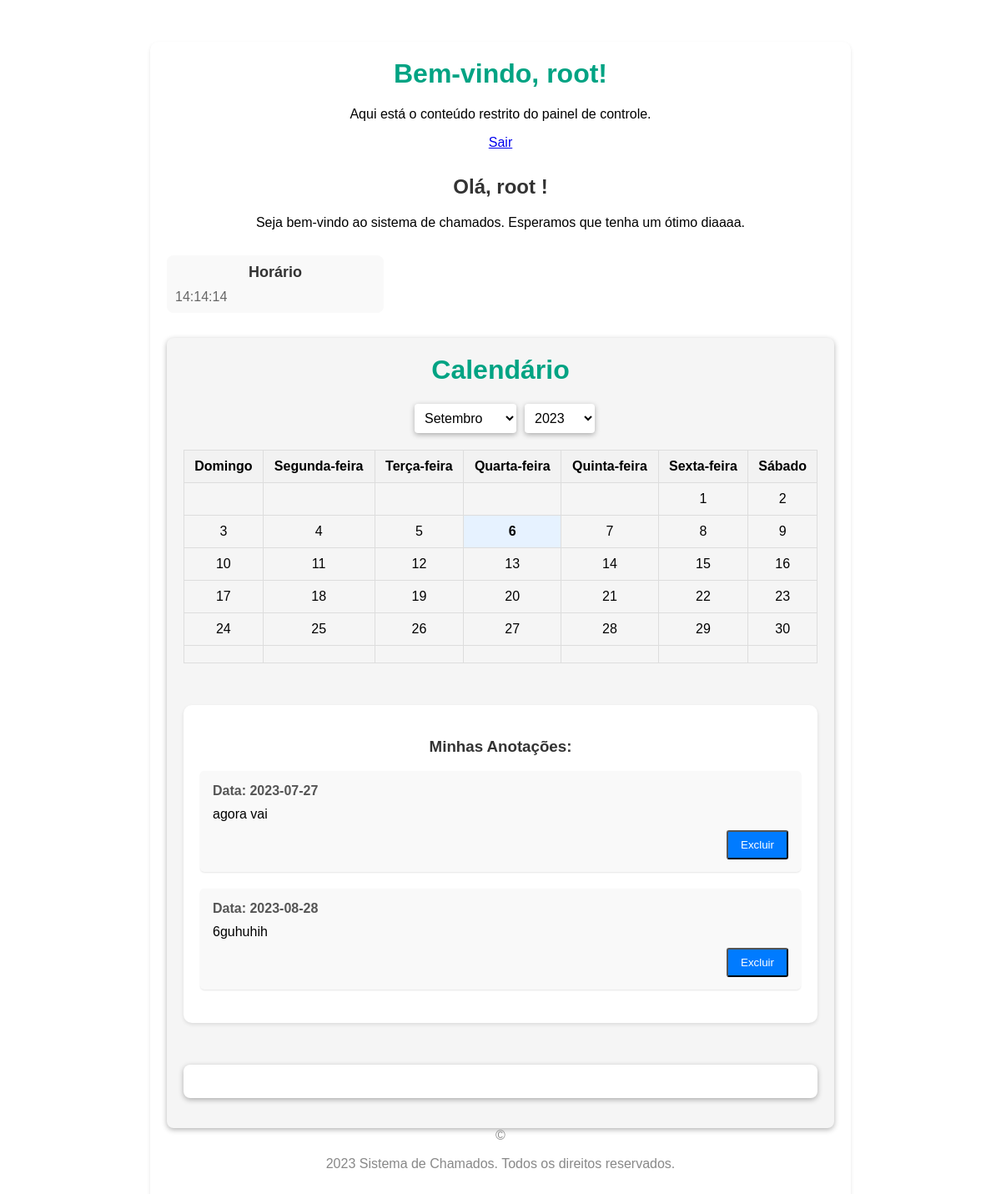
The page /PaginaInicial.php (signed in) on the database as committed earlier.
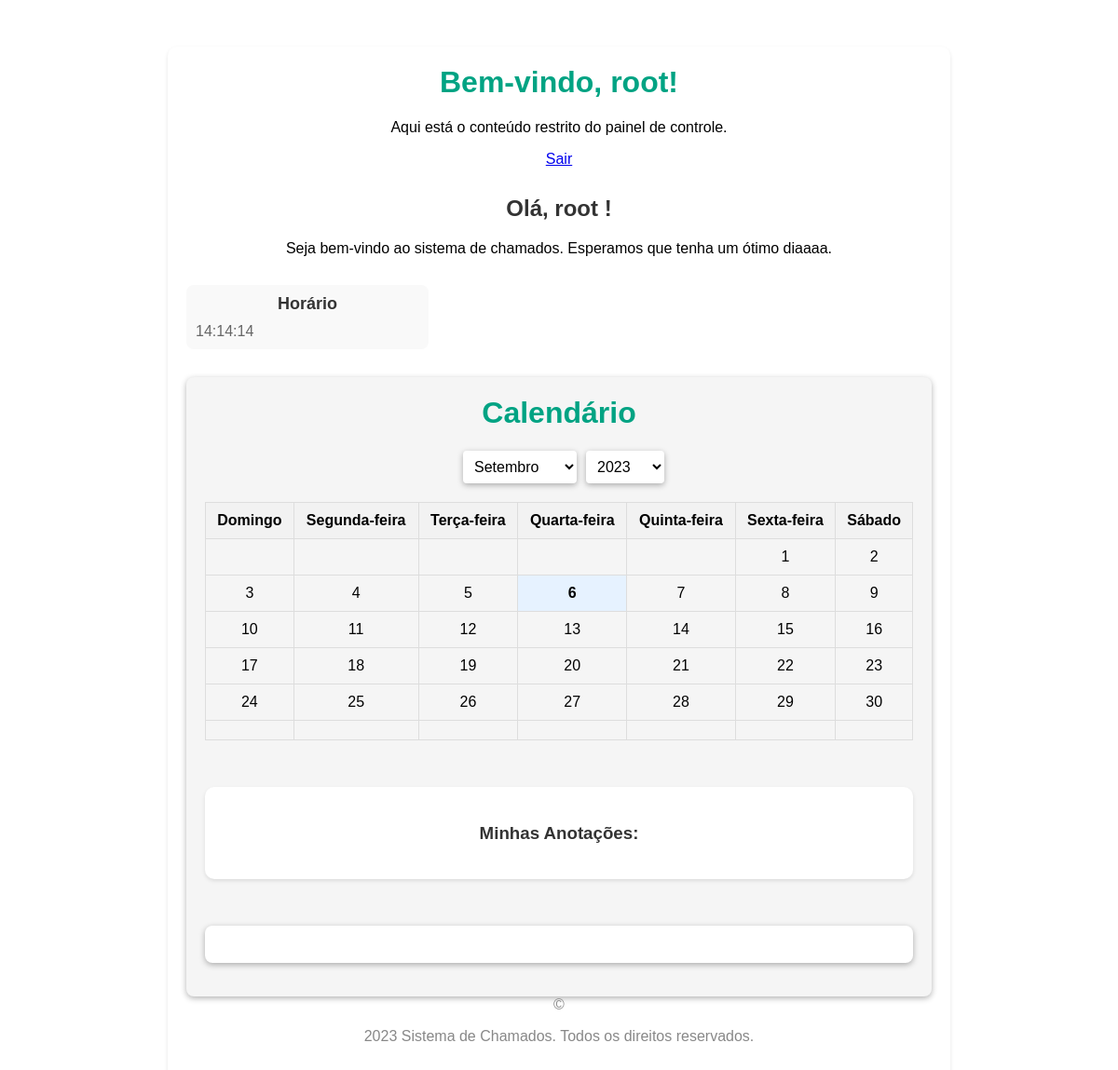
The same page on the database as committed later.
### tables this page shows
CREATE TABLE `tbagenda` (
  `IDAgenda` int(11) NOT NULL,
  `mensagem` varchar(200) NOT NULL,
  `dia` date NOT NULL,
  `IDUsuario` int(11) NOT NULL
);

### PaginaInicial.php (the view, shortened to what this page needs)
<?php
$servername = "localhost";
$username = "root";
$password = "";
$dbname = "siasb";
$conn = new mysqli($servername, $username, $password, $dbname);
$usuario_ = $_SESSION['username'];
$sql_id_usuario = "SELECT IDUsuario FROM tbusuario WHERE nome = '$usuario_'";
$result_id_usuario = mysqli_query($conn, $sql_id_usuario);
if ($result_id_usuario) {
    $row_id_usuario = mysqli_fetch_assoc($result_id_usuario);
    $id_usuario = $row_id_usuario['IDUsuario'];
    $sql_anotacoes = "SELECT mensagem, dia, IDAgenda FROM tbagenda WHERE IDUsuario = '$id_usuario'";
    $result_anotacoes = mysqli_query($conn, $sql_anotacoes);
    $anotacoes_usuario = array();
    while ($row_anotacoes = mysqli_fetch_assoc($result_anotacoes)) {
        $anotacoes_usuario[] = $row_anotacoes;
    }
} else {
    echo "Erro ao obter ID do usuário: " . mysqli_error($conn);
}
?>
<!DOCTYPE html>
<html>
<head>
</head>
<body onload="exibirHorarioAtual()" onload="exibirDataAtual()" style="background: none;">
    <div class="container">
        <header>
            <h1>Bem-vindo,
                <?php echo $_SESSION['nomeUsuario']; ?>!
            </h1>
            <p>Aqui está o conteúdo restrito do painel de controle.</p>
            <a href="../flowSite/encerrarSessao.php">Sair</a>
        </header>
        <div class="welcome-message">
            <h2>Olá,
                <?php echo $_SESSION['nomeUsuario']; ?> !
            </h2>
            <p>Seja bem-vindo ao sistema de chamados. Esperamos que tenha um ótimo diaaaa.</p>
        </div>
        <div class="info-panel">
            <div>
                <h3>Horário</h3>
                <p id="horario-atual">[Horário Atual]</p>
            </div>
        </div>
        <div class="calendar-container">
            <h1>Calendário</h1>
            <div class="dropdown-container">
                <select id="month-select" onchange="getCalendar()">
                    <option value="8">Setembro</option>
                </select>
                <select id="year-select" onchange="getCalendar()"></select>
            </div>
            <table>
                <thead>
                    <tr>
                        <th>Domingo</th>
                        <th>Segunda-feira</th>
                        <th>Terça-feira</th>
                        <th>Quarta-feira</th>
                        <th>Quinta-feira</th>
                        <th>Sexta-feira</th>
                        <th>Sábado</th>
                    </tr>
                </thead>
                <tbody id="calendar-body"></tbody>
            </table>
            <div class="container">
                <h3>Minhas Anotações:</h3>
                <ul class="anotacoes-list">
                    <?php foreach ($anotacoes_usuario as $anotacao) { ?>
                        <li class="anotacao-item">
                            <p class="data">Data:
                                <?php echo $anotacao['dia']; ?>
                            </p>
                            <p class="conteudo" contenteditable="true" data-id="<?php echo $anotacao['IDAgenda']; ?>">
                                <?php echo $anotacao['mensagem']; ?>
                            </p>
                            <div class="botoes">
                                <button class="excluir" data-id="<?php echo $anotacao['IDAgenda']; ?>">Excluir</button>
                            </div>
                        </li>
                    <?php } ?>
                </ul>
            </div>
            <ul id="notes-list" class="notes-list"></ul>
        </div>
        <footer>
            &copy; <p> 2023 Sistema de Chamados. Todos os direitos reservados. </p>
        </footer>
    </div>
</body>
</html>

### PaginaInicial.php (style rules this page uses)
body { font-family: "Helvetica Neue", Arial, sans-serif; background-color: #f2f2f2; margin: 0; padding: 0; z-index: 10; }
.container { max-width: 600px; margin: 20px auto; background-color: #fff; padding: 20px; border-radius: 5px; box-shadow: 0 2px 5px rgba(0, 0, 0, 0.1); }
h3 { color: #333; text-align: center; }
body { font-family: Arial, sans-serif; }
h1 { text-align: center; margin-top: 30px; }
.calendar-container { max-width: 800px; margin: 0 auto; padding: 20px; background-color: #f5f5f5; border-radius: 8px; box-shadow: 0 2px 6px rgba(0, 0, 0, 0.3); }
.dropdown-container { display: flex; justify-content: center; margin-bottom: 20px; }
.dropdown-container select { padding: 8px; margin-left: 10px; padding-right: 20px; font-size: 16px; border: none; border-radius: 4px; box-shadow: 0 2px 6px rgba(0, 0, 0, 0.3); background-color: #fff; }
table { width: 100%; border-collapse: collapse; margin-bottom: 20px; }
th, td { padding: 10px; text-align: center; border: 1px solid #ddd; }
th { background-color: #f2f2f2; }
.notes-list { background-color: #fff; padding: 20px; border-radius: 8px; box-shadow: 0 2px 6px rgba(0, 0, 0, 0.3); list-style-type: none; }
body { font-family: Arial, sans-serif; background-color: #f1f1f1; margin: 0; padding: 0; }
.container { max-width: 800px; margin: 50px auto; background-color: #fff; border-radius: 10px; padding: 20px; box-shadow: 0 2px 4px rgba(0, 0, 0, 0.1); }
header { text-align: center; margin-bottom: 30px; }
h1 { color: #00a383; margin-top: 0; }
.welcome-message { text-align: center; margin-bottom: 30px; }
h2 { color: #333; }
.info-panel { display: flex; justify-content: space-between; margin-bottom: 30px; }
.info-panel div { flex-basis: 30%; padding: 10px; background-color: #f9f9f9; border-radius: 8px; }
.info-panel h3 { margin: 0; color: #333; font-size: 18px; margin-bottom: 10px; }
.info-panel p { margin: 0; color: #666; font-size: 16px; }
footer { text-align: center; color: #888; }
.anotacoes-list { list-style: none; padding: 0; }
.anotacao-item { margin-bottom: 20px; padding: 15px; border-radius: 5px; background-color: #f9f9f9; box-shadow: 0 1px 2px rgba(0, 0, 0, 0.1); }
.data { margin: 0; font-weight: bold; color: #555; }
.conteudo { margin: 10px 0; }
.botoes { display: flex; justify-content: flex-end; }
.botoes button { margin-left: 10px; padding: 8px 15px; border-radius: 3px; background-color: #007bff; color: #fff; cursor: pointer; transition: background-color 0.3s; }

Rows that differ between the two databases and show on the page:
removed tbagenda: dia "2023-07-27", mensagem "agora vai"
removed tbagenda: dia "2023-08-28", mensagem "6guhuhih"
